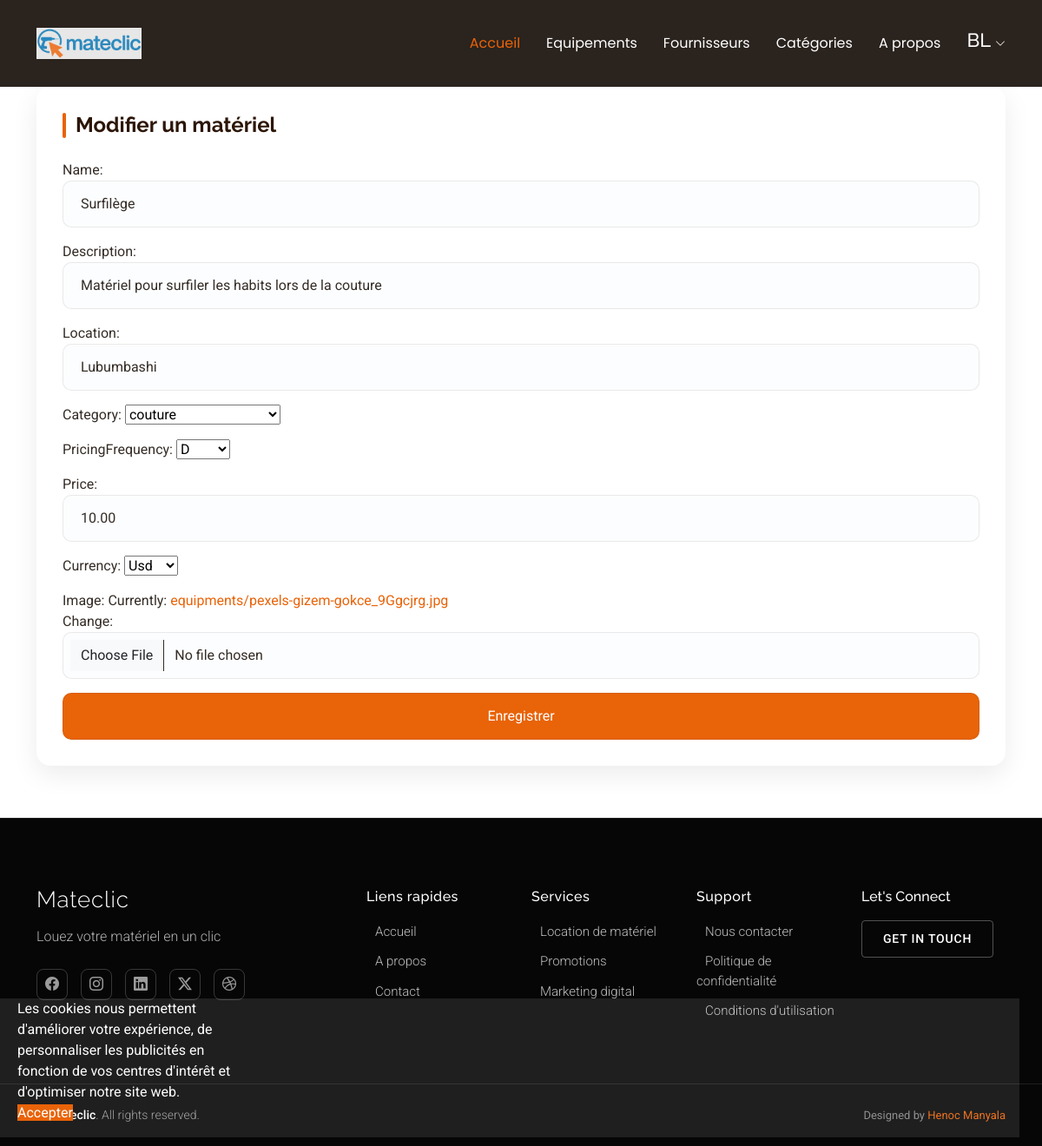
The page /public/dashboard/equipments/1/update/ (signed in) on the database its author committed.
### public/models.py (models this page shows, shortened)
class CustomUser(AbstractBaseUser, PermissionsMixin):
    class Roles(models.TextChoices):
        Fournisseur = "provider"
        Client = "customer"
    email = models.EmailField(unique=True)
    first_name = models.CharField(max_length=30, blank=True)
    last_name = models.CharField(max_length=30, blank=True)
    is_active = models.BooleanField(default=True)
    is_staff = models.BooleanField(default=False)
    role = models.fields.CharField(choices=Roles.choices,null=True)
    companyName = models.fields.CharField(max_length=100,null=True)
    summary = models.fields.CharField(max_length=100,null=True)
    logo = models.FileField(upload_to='providers/',null=True)
    email = models.fields.CharField(max_length=100,unique=True)
    password = models.fields.CharField(max_length=1000)
    countryCode = models.fields.IntegerField(default=243)
    phone = models.fields.CharField(max_length=20,null=True)
    confirmationCode = models.fields.IntegerField(null=True)
    confirmed = models.fields.BooleanField(default=False)
    createdAt = models.DateTimeField(auto_now=True)
    confirmedAt = models.DateTimeField(null=True)
    objects = CustomUserManager()
    USERNAME_FIELD = 'email'
    REQUIRED_FIELDS = [] # No username required if email is the USERNAME_FIELD

class Equipment(models.Model):
    class Frequencies(models.TextChoices):
        H = "hour"
        D = "day"
        M = "month"
    class Currencies(models.TextChoices):
        USD = "Dollar"
        CDF = "Franc Congolais"
    name = models.fields.CharField(max_length=None)
    description = models.fields.CharField(max_length=None,null=True)
    location = models.fields.CharField(max_length=None,null=True)
    category = models.ForeignKey(Category,null=True,on_delete=models.SET_NULL)
    owner = models.ForeignKey(CustomUser,null=True,on_delete=models.CASCADE)
    pricingFrequency = models.fields.CharField(choices=Frequencies.choices)
    price = models.fields.DecimalField(null=True,max_digits=100,decimal_places=2)
    currency = models.fields.CharField(choices=Currencies.choices)
    image = models.FileField(upload_to='equipments/',null=True)
    createdAt = models.DateTimeField(auto_now=True)

class Category(models.Model):
    name= models.fields.CharField(unique=True)
    parent = models.ForeignKey('self',null=True,on_delete=models.SET_NULL)
    def __str__(self):
        return self.name

### public/views.py (the view)
# urls.py: path('public/dashboard/equipments/<int:equipment_id>/update/',publicviews.dashboard_equipment_update,name="dashboard-equipment-update"),
def dashboard_equipment_update(request,equipment_id):
    isConnected = False
    myuser = authent_session(request)
    if(myuser):
        isConnected = True
        equipment = Equipment.objects.get(id=equipment_id)
        if(request.method=="POST"):
            form = EquipmentForm(request.POST, request.FILES,instance=equipment)
            if(form.is_valid()):
                form.save()
                return redirect('dashboard-equipments-list')
        else:
            form = EquipmentForm(instance=equipment)
        return render(request,'public/dashboard-equipment-update.html',{'user':myuser,'form':form,'isConnected':isConnected})
    else:
        return redirect('login')

### public/forms.py
class EquipmentForm(forms.ModelForm):
    class Meta:
        model = Equipment
        exclude = ('owner',)

### public/views.py (called while the page is built)
def authent_session(request):
    myuser = request.user
    try:
        myuser = get_user_model().objects.get(id=myuser.id)
        if(not myuser == None):
            return myuser
        else:
            return False
    except:
        return False

### public/templates/public/dashboard-equipment-update.html (shortened to what this page needs)
{% extends 'public/base.html' %}
{% load static %}
    {% block content %}
    <section id="about" class="contact section">
        <div class="container" data-aos="fade-up" data-aos-delay="100">
            <div class="">
                <div class="contact-content">
                    <div class="contact-form-container" data-aos="fade-up" data-aos-delay="400">
                        <h3>Modifier un matériel</h3>
                        <form  method="post" class="" enctype="multipart/form-data" novalidate>
                            <div class="php-email-form">
                                 {{form.as_p}}
                            <div class="hero-actions aos-init aos-animate" data-aos="fade-up" data-aos-delay="400">
                                <input type="submit" class="btn btn-getstarted" style="background: #e96308;color: #ffffff;" value="Enregistrer">
                            </div>
                            </div>
                        </form>
                    </div>
                </div>
            </div>
        </div>
    </section>
    {% endblock %}

### public/templates/public/base.html (shortened to what this page needs)
{% load static %}
<!DOCTYPE html>
<html lang="en">
<head>
  <link href="{% static 'public/assets/vendor/bootstrap/css/bootstrap.min.css' %}" rel="stylesheet">
  <link href="{% static 'public/assets/vendor/bootstrap-icons/bootstrap-icons.css' %}" rel="stylesheet">
  <link href="{% static 'public/assets/vendor/aos/aos.css' %}" rel="stylesheet">
  <link href="{% static 'public/assets/vendor/glightbox/css/glightbox.min.css' %}" rel="stylesheet">
  <link href="{% static 'public/assets/vendor/swiper/swiper-bundle.min.css' %}" rel="stylesheet">
  <link href="{% static 'public/assets/css/main.css' %}" rel="stylesheet">
</head>
<body class="index-page">
  <header id="header" class="header d-flex align-items-center fixed-top">
    <div class="container-fluid container-xl position-relative d-flex align-items-center">
      <a href="index.html" class="logo d-flex align-items-center me-auto">
        <img src="{% static 'public/assets/img/logo_mateclic.png'  %}" style="width: 100%;">
      </a>
        {% block navmenu %}
      <nav id="navmenu" class="navmenu">
        <ul>
          <li><a href="{% url 'home'  %}" class="active">Accueil</a></li>
          <li><a href="{% url 'equipments'  %}">Equipements</a></li>
          <li><a href="{% url 'providers'  %}">Fournisseurs</a></li>
          <li><a href="{% url 'equipments'  %}">Catégories</a></li>
          <li><a href="{% url 'about'  %}">A propos</a></li>
          {% if isConnected %}
          <li class="dropdown"><a href="#"><h3 style="font-size: 22px;">{{ user.first_name|first }}{{ user.last_name|first }}</h3> <i class="bi bi-chevron-down toggle-dropdown"></i></a>
          </li>
          {% else %}
      <a class="btn-getstarted d-none d-sm-block" href="{% url 'login'  %}">Connexion</a>
        {% endif %}
        </ul>
      </nav>
      {% endblock %}
    </div>
  </header>
  <main class="main" style="min-height: 600px;">
    {% if noPadding  %}
        <div ></div>
      {% else %}
         <div style="padding: 20px;"></div>
      {% endif %}
    {% block content %}
    {% endblock %}
  </main>
  <footer id="footer" class="footer dark-background">
    <div class="container">
      <div class="row gy-5">
        <div class="col-lg-4">
          <div class="footer-brand">
            <a href="index.html" class="logo d-flex align-items-center mb-3">
              <span class="sitename">Mateclic</span>
            </a>
            <p class="tagline">Louez  votre matériel en un clic</p>
            <div class="social-links mt-4">
              <a href="#" aria-label="Facebook"><i class="bi bi-facebook"></i></a>
              <a href="#" aria-label="Instagram"><i class="bi bi-instagram"></i></a>
              <a href="#" aria-label="LinkedIn"><i class="bi bi-linkedin"></i></a>
              <a href="#" aria-label="Twitter"><i class="bi bi-twitter-x"></i></a>
              <a href="#" aria-label="Dribbble"><i class="bi bi-dribbble"></i></a>
            </div>
          </div>
        </div>
        <div class="col-lg-6">
          <div class="footer-links-grid">
            <div class="row">
              <div class="col-6 col-md-4">
                <h5>Liens rapides</h5>
                <ul class="list-unstyled">
                  <li><a href="#">Accueil</a></li>
                  <li><a href="#">A propos</a></li>
                  <li><a href="#">Contact</a></li>
                </ul>
              </div>
              <div class="col-6 col-md-4">
                <h5>Services</h5>
                <ul class="list-unstyled">
                  <li><a href="#">Location de matériel</a></li>
                  <li><a href="#">Promotions</a></li>
                  <li><a href="#">Marketing digital</a></li>
                </ul>
              </div>
              <div class="col-6 col-md-4">
                <h5>Support</h5>
                <ul class="list-unstyled">
                  <li><a href="#">Nous contacter</a></li>
                  <li><a href="#">Politique de confidentialité</a></li>
                  <li><a href="#">Conditions d'utilisation</a></li>
                </ul>
              </div>
            </div>
          </div>
        </div>
        <div class="col-lg-2">
          <div class="footer-cta">
            <h5>Let's Connect</h5>
            <a href="contact.html" class="btn btn-outline">Get in Touch</a>
          </div>
        </div>
      </div>
    </div>
    <div class="footer-bottom">
      <div class="container">
        <div class="row">
          <div class="col-12">
            <div class="footer-bottom-content">
              <p class="mb-0">© <span class="sitename">Mateclic</span>. All rights reserved.</p>
              <div class="credits">
                Designed by <a href="https://bootstrapmade.com/">Henoc Manyala</a>
              </div>
            </div>
          </div>
        </div>
      </div>
    </div>
  </footer>
  <div class="row" id="cookiesBanner" style="background-color:
 color-mix(in srgb, var(--background-color), transparent 90%);position: fixed;bottom: 10px;z-index: 8000;">
    <p class="col-md-3" style="color: #ffffff;margin-left: 20px;">
      Les cookies nous permettent d'améliorer votre expérience, de personnaliser les publicités en fonction de vos centres d'intérêt et d'optimiser notre site web.
      <br>
      <a class="btn-getstarted" id="btAcceptCookies" style="background-color: rgb(233, 99, 8);color: #ffffff;"> Accepter </a>
    </p>
    <div class="col-md-3"></div>
  </div>
</body>
</html>

### rows shown on the page
CustomUser: first_name|first "B", last_name|first "L"
Equipment: name "Surfilège", description "Matériel pour surfiler les habits lors de la couture", location "Lubumbashi", category "couture", pricingFrequency "D", price "10.00", currency "Usd"
